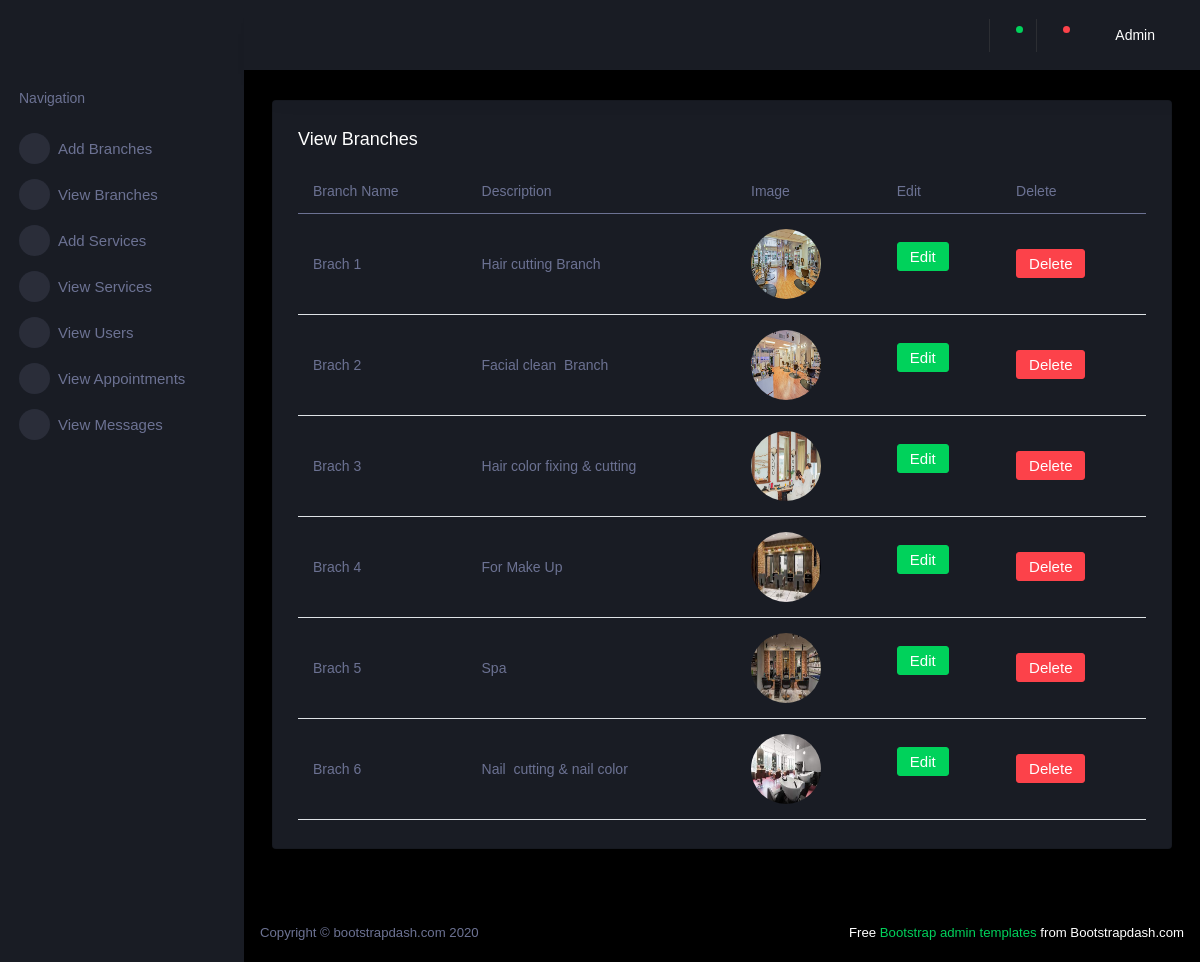
/view_branches/, run on the app's committed database.
### adminapp/models.py (models this page shows)
class Branche(models.Model):
    name = models.CharField(max_length=250,null=True,blank=False)
    description = models.TextField(max_length=550,null=True,blank=False)
    image = models.ImageField(upload_to='branche',null=True,blank=False)

### adminapp/views.py (the view)
# urls.py: path('view_branches/', views.view_branches, name='view_branches'),
def view_branches(request):
     obj = Branche.objects.all()
     return render(request, 'view_branches.html',{'obj':obj})

### adminapp/templates/view_branches.html
{% extends 'adminindex.html' %}
{% block content %}
            <div class="row">
              <div class="col-lg-12 grid-margin stretch-card">
                <div class="card">
                  <div class="card-body">
                    <h4 class="card-title">View Branches</h4>
                    <div class="table-responsive">
                      <table class="table">
                        <thead>
                          <tr>
                            <th>Branch Name</th>
                            <th>Description</th>
                            <th>Image</th>
                            <th>Edit</th>
                            <th>Delete</th>
                          </tr>
                        </thead>
                        <tbody>
                      {% for i in obj %}
                          <tr>
                            <td>{{i.name}}</td>
                            <td style="white-space:pre-wrap; word-wrap:break-word">{{i.description}}</td>
                            <td><img src="{{i.image.url}}" style="width: 70px; height: 70px;"></td>
                            <td><a href="{% url 'b_edit' eid=i.id %}"><button type="button" class="btn btn-success">Edit</button></a><br><br></td>
                            <td><a href="{% url 'delete_branches' i.id %}"><button type="button" class="btn btn-danger">Delete</button></a></td>
                          </tr>
                        {% endfor %}
                        </tbody>
                      </table>
                    </div>
                  </div>
                </div>
              </div>
            </div>
          {% endblock %}

### adminapp/templates/adminindex.html (shortened to what this page needs)
{% load static %}
<!DOCTYPE html>
<html lang="en">
  <head>
    <link rel="stylesheet" href="{% static 'assets/vendors/mdi/css/materialdesignicons.min.css' %}">
    <link rel="stylesheet" href="{% static 'assets/vendors/css/vendor.bundle.base.css' %}">
    <link rel="stylesheet" href="{% static 'assets/vendors/jvectormap/jquery-jvectormap.css' %}">
    <link rel="stylesheet" href="{% static 'assets/vendors/flag-icon-css/css/flag-icon.min.css' %}">
    <link rel="stylesheet" href="{% static 'assets/vendors/owl-carousel-2/owl.carousel.min.css' %}">
    <link rel="stylesheet" href="{% static 'assets/vendors/owl-carousel-2/owl.theme.default.min.css' %}">
    <link href="https://cdn.jsdelivr.net/npm/bootstrap@5.0.2/dist/css/bootstrap.min.css" rel="stylesheet">
    <link rel="stylesheet" href="{% static 'assets/css/style.css' %}">
  </head>
  <body>
    <div class="container-scroller">
      <nav class="sidebar sidebar-offcanvas" id="sidebar">
        <ul class="nav">
          <li class="nav-item nav-category">
            <span class="nav-link">Navigation</span>
          </li>
          <li class="nav-item menu-items">
            <a class="nav-link" href="{% url 'add_branches' %}">
              <span class="menu-icon">
                <i class="mdi mdi-speedometer"></i>
              </span>
              <span class="menu-title">Add Branches</span>
            </a>
          </li>
          <li class="nav-item menu-items">
            <a class="nav-link"  href="{% url 'view_branches' %}">
              <span class="menu-icon">
                <i class="mdi mdi-laptop"></i>
              </span>
              <span class="menu-title">View Branches</span>
            </a>
          </li>
          <li class="nav-item menu-items">
            <a class="nav-link" href="{% url 'add_services' %}">
              <span class="menu-icon">
                <i class="mdi mdi-playlist-play"></i>
              </span>
              <span class="menu-title">Add Services</span>
            </a>
          </li>
          <li class="nav-item menu-items">
            <a class="nav-link" href="{% url 'view_services' %}">
              <span class="menu-icon">
                <i class="mdi mdi-table-large"></i>
              </span>
              <span class="menu-title">View Services</span>
            </a>
          </li>
          <li class="nav-item menu-items">
            <a class="nav-link" href="{% url 'view_users' %}">
              <span class="menu-icon">
                <i class="mdi mdi-chart-bar"></i>
              </span>
              <span class="menu-title">View Users</span>
            </a>
          </li>
          <li class="nav-item menu-items">
            <a class="nav-link" href="{% url 'view_appointments' %}">
              <span class="menu-icon">
                <i class="mdi mdi-contacts"></i>
              </span>
              <span class="menu-title">View Appointments</span>
            </a>
          </li>
          <li class="nav-item menu-items">
            <a class="nav-link" href="{% url 'view_messages' %}">
              <span class="menu-icon">
                <i class="mdi mdi-security"></i>
              </span>
              <span class="menu-title">View Messages</span>
            </a>
          </li>
        </ul>
      </nav>
      <div class="container-fluid page-body-wrapper">
        <nav class="navbar p-0 fixed-top d-flex flex-row">
          <div class="navbar-menu-wrapper flex-grow d-flex align-items-stretch">
            <button class="navbar-toggler navbar-toggler align-self-center" type="button" data-toggle="minimize">
              <span class="mdi mdi-menu"></span>
            </button>
            <ul class="navbar-nav navbar-nav-right">
              <li class="nav-item nav-settings d-none d-lg-block">
                <a class="nav-link" href="#">
                  <i class="mdi mdi-view-grid"></i>
                </a>
              </li>
              <li class="nav-item dropdown border-left">
                <a class="nav-link count-indicator dropdown-toggle" id="messageDropdown" href="#" data-toggle="dropdown" aria-expanded="false">
                  <i class="mdi mdi-email"></i>
                  <span class="count bg-success"></span>
                </a>
              </li>
              <li class="nav-item dropdown border-left">
                <a class="nav-link count-indicator dropdown-toggle" id="notificationDropdown" href="#" data-toggle="dropdown">
                  <i class="mdi mdi-bell"></i>
                  <span class="count bg-danger"></span>
                </a>
              </li>
              <li class="nav-item dropdown">
                <a class="nav-link" id="profileDropdown" href="#" data-toggle="dropdown">
                  <div class="navbar-profile">
                    <p class="mb-0 d-none d-sm-block navbar-profile-name">Admin</p>
                    <i class="mdi mdi-menu-down d-none d-sm-block"></i>
                  </div>
                </a>
              </li>
            </ul>
          </div>
        </nav>
        <div class="main-panel">
          <div class="content-wrapper">
            {% block content %}{% endblock %}
          </div>
          <footer class="footer">
            <div class="d-sm-flex justify-content-center justify-content-sm-between">
              <span class="text-muted d-block text-center text-sm-left d-sm-inline-block">Copyright © bootstrapdash.com 2020</span>
              <span class="float-none float-sm-right d-block mt-1 mt-sm-0 text-center"> Free <a href="https://www.bootstrapdash.com/bootstrap-admin-template/" target="_blank">Bootstrap admin templates</a> from Bootstrapdash.com</span>
            </div>
          </footer>
        </div>
      </div>
    </div>
  </body>
</html>

### data on the page
Branche: name "Brach 1", description "Hair cutting Branch", image (picture)
Branche: name "Brach 2", description "Facial clean Branch", image (picture)
Branche: name "Brach 3", description "Hair color fixing & cutting", image (picture)
Branche: name "Brach 4", description "For Make Up", image (picture)
Branche: name "Brach 5", description "Spa", image (picture)
Branche: name "Brach 6", description "Nail cutting & nail color", image (picture)
